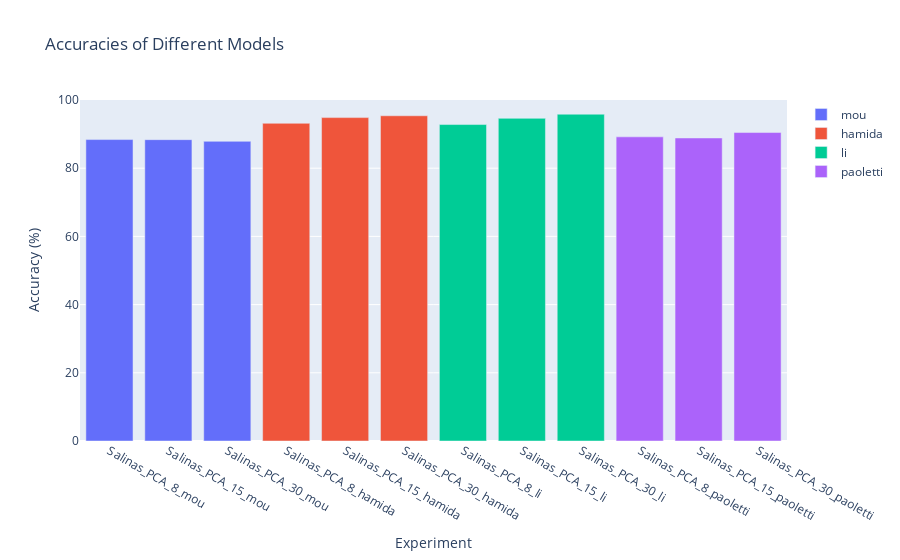

Notebook code for this chart:
### Markdown cell above
## ACCURACIES

### Code cell
plot_acc_by_model(filter_exp_by_substring(df_results, ['Salinas_PCA_']))

### Figure 1 — Plotly figure (JSON) as saved in the notebook; plotly's stock layout.template omitted (floating-point values rounded to 4 significant figures)
{"data": [{"marker": {"color": "#636EFA"}, "name": "mou", "type": "bar", "x": ["Salinas_PCA_8_mou", "Salinas_PCA_15_mou", "Salinas_PCA_30_mou"], "y": [88.4, 88.37, 87.88]}, {"marker": {"color": "#EF553B"}, "name": "hamida", "type": "bar", "x": ["Salinas_PCA_8_hamida", "Salinas_PCA_15_hamida", "Salinas_PCA_30_hamida"], "y": [93.17, 94.84, 95.37]}, {"marker": {"color": "#00CC96"}, "name": "li", "type": "bar", "x": ["Salinas_PCA_8_li", "Salinas_PCA_15_li", "Salinas_PCA_30_li"], "y": [92.8, 94.62, 95.83]}, {"marker": {"color": "#AB63FA"}, "name": "paoletti", "type": "bar", "x": ["Salinas_PCA_8_paoletti", "Salinas_PCA_15_paoletti", "Salinas_PCA_30_paoletti"], "y": [89.19, 88.87, 90.46]}], "layout": {"barmode": "group", "showlegend": true, "title": {"text": "Accuracies of Different Models"}, "xaxis": {"title": {"text": "Experiment"}}, "yaxis": {"range": [0, 100], "title": {"text": "Accuracy (%)"}}}}
